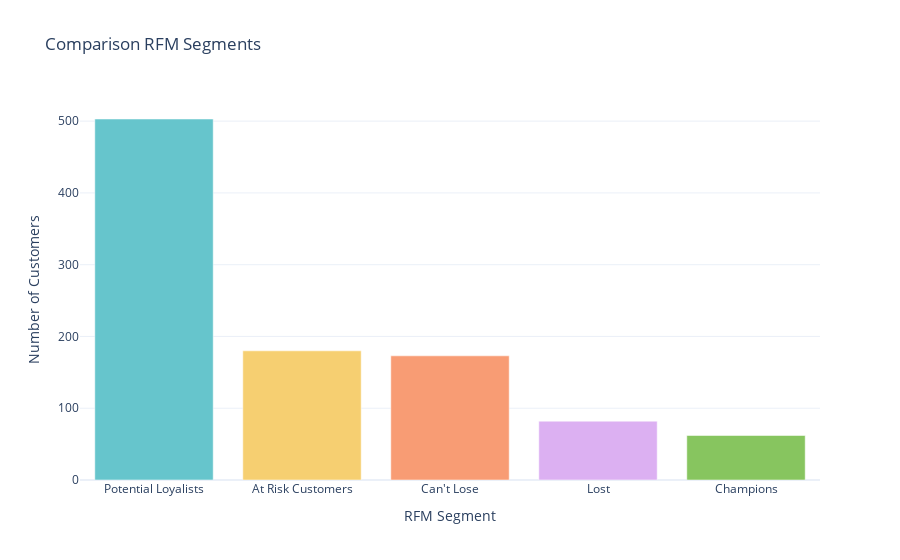

Notebook source saved alongside this figure:
### Code cell
import plotly.colors
segment_count=df['RFM Customer Segments'].value_counts().reset_index()
segment_count

fig=go.Figure(data=[go.Bar(x=segment_count['RFM Customer Segments'],y=segment_count['count'],
                           marker=dict(color=pastel_colors))])
fig.update_layout(title='Comparison RFM Segments',
                  xaxis_title='RFM Segment',
                  yaxis_title='Number of Customers' )
fig.show()

### Figure 1 — Plotly figure (JSON) as saved in the notebook; plotly's stock layout.template omitted (floating-point values rounded to 4 significant figures)
{"data": [{"marker": {"color": ["rgb(102, 197, 204)", "rgb(246, 207, 113)", "rgb(248, 156, 116)", "rgb(220, 176, 242)", "rgb(135, 197, 95)", "rgb(158, 185, 243)", "rgb(254, 136, 177)", "rgb(201, 219, 116)", "rgb(139, 224, 164)", "rgb(180, 151, 231)", "rgb(179, 179, 179)"]}, "type": "bar", "x": ["Potential Loyalists", "At Risk Customers", "Can't Lose", "Lost", "Champions"], "y": [503, 180, 173, 82, 62]}], "layout": {"title": {"text": "Comparison RFM Segments"}, "xaxis": {"title": {"text": "RFM Segment"}}, "yaxis": {"title": {"text": "Number of Customers"}}}}
